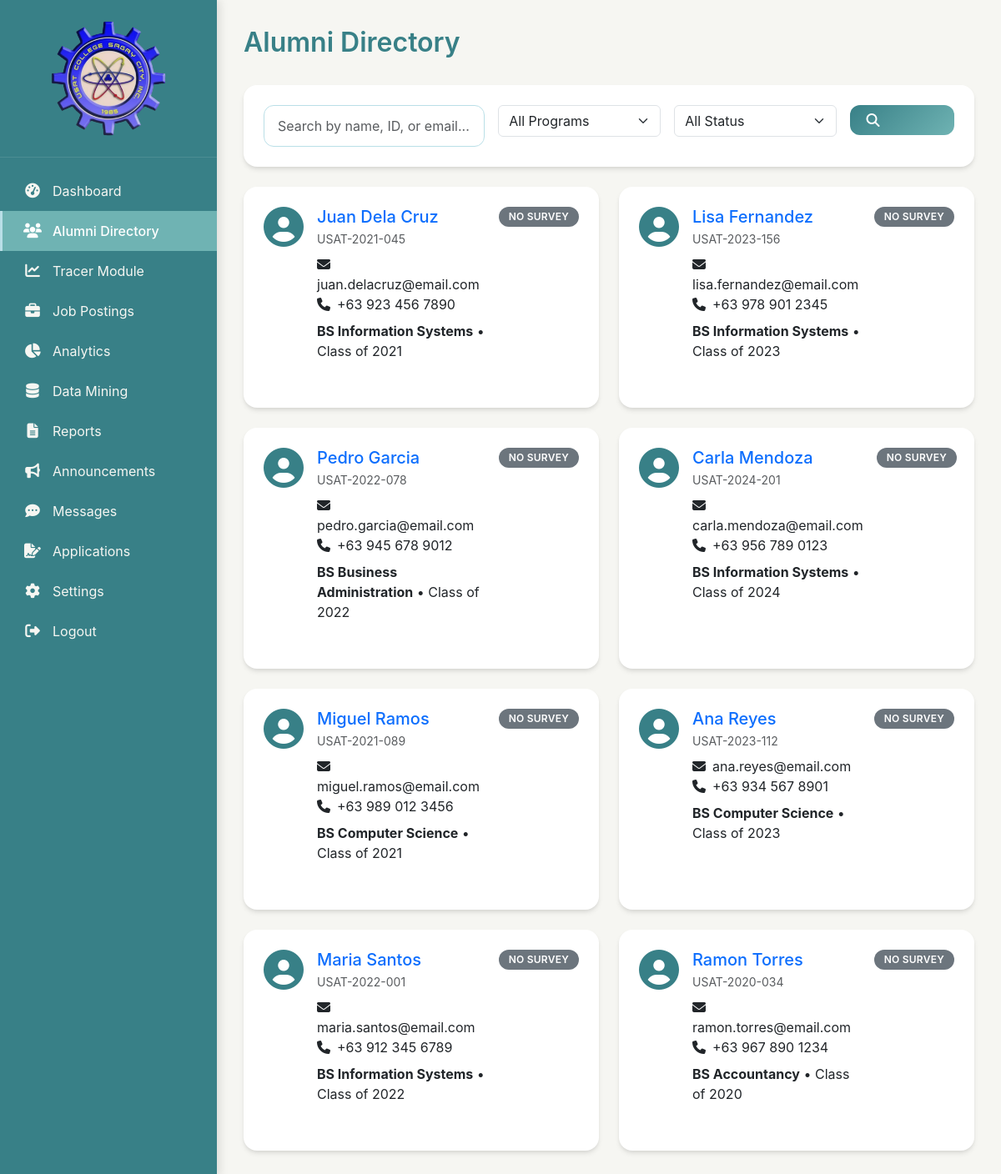
Screenshot of /admin/alumni_directory.php (signed in) with the database file from the repository.
### tables this page shows
CREATE TABLE alumni (
    id INT AUTO_INCREMENT PRIMARY KEY,
    student_id VARCHAR(50) UNIQUE NOT NULL,
    first_name VARCHAR(50) NOT NULL,
    last_name VARCHAR(50) NOT NULL,
    program VARCHAR(100) NOT NULL,
    graduation_year INT NOT NULL,
    email VARCHAR(100) NOT NULL,
    phone VARCHAR(20),
    profile_pic VARCHAR(255) NULL,
    created_at TIMESTAMP DEFAULT CURRENT_TIMESTAMP
);

### admin/alumni_directory.php (the view, shortened to what this page needs)
<?php
require_once '../includes/admin_header.php';
$search = $_GET['search'] ?? '';
$page = (int)($_GET['page'] ?? 1);
$limit = 10;
$offset = ($page - 1) * $limit;
$where_sql = '';
$sql = "SELECT a.*,
               (SELECT is_employed FROM tracer_responses WHERE alumni_id = a.id ORDER BY response_date DESC LIMIT 1) as is_employed,
               (SELECT survey_data FROM tracer_responses WHERE alumni_id = a.id ORDER BY response_date DESC LIMIT 1) as survey_data,
               CASE
                   WHEN (SELECT is_employed FROM tracer_responses WHERE alumni_id = a.id ORDER BY response_date DESC LIMIT 1) = 1 THEN 'Employed'
                   WHEN (SELECT is_employed FROM tracer_responses WHERE alumni_id = a.id ORDER BY response_date DESC LIMIT 1) = 0 THEN 'Unemployed'
                   WHEN (SELECT is_employed FROM tracer_responses WHERE alumni_id = a.id ORDER BY response_date DESC LIMIT 1) = 2 THEN 'Self-Employed'
                   ELSE 'No Survey'
               END as employment_status
        FROM alumni a
        $where_sql
        ORDER BY a.last_name
        LIMIT ? OFFSET ?";
$stmt = $pdo->prepare($sql);
$param_index = 1;
$stmt->bindValue($param_index++, (int)$limit, PDO::PARAM_INT);
$stmt->bindValue($param_index++, (int)$offset, PDO::PARAM_INT);
$stmt->execute();
$alumni = $stmt->fetchAll();
?>
<div class="page-header">
    <h1>Alumni Directory</h1>
</div>
<div class="card mb-4">
    <div class="card-body">
        <form method="get" class="row g-3">
            <div class="col-md-4">
                <input type="text" name="search" class="form-control" placeholder="Search by name, ID, or email..." value="<?= htmlspecialchars($search) ?>">
            </div>
            <div class="col-md-3">
                <select name="program" class="form-select">
                    <option value="">All Programs</option>
                </select>
            </div>
            <div class="col-md-3">
                <select name="status" class="form-select">
                    <option value="">All Status</option>
                </select>
            </div>
            <div class="col-md-2">
                <button type="submit" class="btn btn-primary w-100"><i class="fas fa-search"></i></button>
            </div>
        </form>
    </div>
</div>
<div class="row g-4">
    <?php foreach ($alumni as $a): ?>
    <div class="col-md-6">
        <div class="card h-100">
            <div class="card-body">
                <div class="d-flex align-items-start gap-3">
                    <?php if ($a['profile_pic'] && file_exists('../' . $a['profile_pic'])): ?>
                        <img src="<?= SITE_URL ?>/<?= $a['profile_pic'] ?>" alt="Profile" class="rounded-circle" style="width: 60px; height: 60px; object-fit: cover;">
                    <?php else: ?>
                        <i class="fas fa-user-circle fa-3x" style="color: var(--primary);"></i>
                    <?php endif; ?>
                    <div class="flex-grow-1">
                        <h5 class="card-title mb-1">
                            <a href="view_alumni.php?id=<?= $a['id'] ?>" class="text-decoration-none"><?= htmlspecialchars($a['first_name'] . ' ' . $a['last_name']) ?></a>
                        </h5>
                        <p class="text-muted small mb-2"><?= $a['student_id'] ?></p>
                        <p class="mb-2"><i class="fas fa-envelope me-2"></i><?= $a['email'] ?><br><i class="fas fa-phone me-2"></i><?= $a['phone'] ?></p>
                        <p class="mb-2"><strong><?= $a['program'] ?></strong> • Class of <?= $a['graduation_year'] ?></p>
                    </div>
                    <span class="badge
                        <?= $a['employment_status'] == 'Employed' ? 'bg-success' : ($a['employment_status'] == 'Unemployed' ? 'bg-danger' : ($a['employment_status'] == 'Self-Employed' ? 'bg-info' : 'bg-secondary')) ?>">
                        <?= $a['employment_status'] ?>
                    </span>
                </div>
            </div>
        </div>
    </div>
    <?php endforeach; ?>
</div>
<?php include '../includes/footer.php'; ?>

### includes/admin_header.php (shortened to what this page needs)
<!DOCTYPE html>
<html lang="en">
<head>
    <link href="https://cdn.jsdelivr.net/npm/bootstrap@5.3.0/dist/css/bootstrap.min.css" rel="stylesheet">
    <link rel="stylesheet" href="https://cdnjs.cloudflare.com/ajax/libs/font-awesome/6.4.0/css/all.min.css">
    <link rel="stylesheet" href="<?= SITE_URL ?>/assets/css/style.css">
</head>
<body>
    <aside class="sidebar">
        <div class="sidebar-logo">
            <img src="<?= SITE_URL ?>/assets/img/usat-logo.jpg" alt="USAT">
        </div>
        <nav class="nav flex-column">
            <?php $current = basename($_SERVER['PHP_SELF']); ?>
            <a class="nav-link <?= $current == 'index.php' ? 'active' : '' ?>" href="index.php"><i class="fas fa-tachometer-alt"></i> Dashboard</a>
            <a class="nav-link <?= $current == 'alumni_directory.php' ? 'active' : '' ?>" href="alumni_directory.php"><i class="fas fa-users"></i> Alumni Directory</a>
            <a class="nav-link <?= strpos($current, 'tracer_module') !== false ? 'active' : '' ?>" href="tracer_module.php"><i class="fas fa-chart-line"></i> Tracer Module</a>
            <a class="nav-link <?= $current == 'job_postings.php' ? 'active' : '' ?>" href="job_postings.php"><i class="fas fa-briefcase"></i> Job Postings</a>
            <a class="nav-link <?= $current == 'analytics.php' ? 'active' : '' ?>" href="analytics.php"><i class="fas fa-chart-pie"></i> Analytics</a>
            <a class="nav-link <?= $current == 'data_mining.php' ? 'active' : '' ?>" href="data_mining.php"><i class="fas fa-database"></i> Data Mining</a>
            <a class="nav-link <?= $current == 'reports.php' ? 'active' : '' ?>" href="reports.php"><i class="fas fa-file-alt"></i> Reports</a>
            <a class="nav-link <?= $current == 'announcements.php' ? 'active' : '' ?>" href="announcements.php"><i class="fas fa-bullhorn"></i> Announcements</a>
            <a class="nav-link <?= $current == 'send_messages.php' ? 'active' : '' ?>" href="send_messages.php"><i class="fas fa-comment-dots"></i> Messages</a>
            <a class="nav-link <?= $current == 'applications.php' ? 'active' : '' ?>" href="applications.php"><i class="fas fa-file-signature"></i> Applications</a>
            <a class="nav-link <?= $current == 'settings.php' ? 'active' : '' ?>" href="settings.php"><i class="fas fa-cog"></i> Settings</a>
            <a class="nav-link" href="../logout.php"><i class="fas fa-sign-out-alt"></i> Logout</a>
        </nav>
    </aside>
    <main class="main-content">

### includes/footer.php (shortened to what this page needs)
</body>
</html>

### assets/css/style.css (style rules this page uses)
:root { --primary: #388087; --primary-light: #6FB3B3; --primary-dark: #2a6b6b; --accent: #6FB3B3; --accent-light: #BADFE7; --accent-dark: #388087; --success: #C2EDCE; --warning: #BADFE7; --danger: #388087; --info: #BADFE7; --dark: #1f4f4f; --light: #F6F6F2; --gray: #88a8a8; --border: #BADFE7; --sidebar-bg: #388087; --sidebar-text: #F6F6F2; --sidebar-hover: #6FB3B3; --card-bg: #FFFFFF; --body-bg: #F6F6F2; }
* { margin: 0; padding: 0; box-sizing: border-box; }
body { background-color: var(--body-bg); font-family: 'Inter', -apple-system, BlinkMacSystemFont, 'Segoe UI', Roboto, sans-serif; line-height: 1.5; color: var(--dark); }
.sidebar { position: fixed; top: 0; left: 0; bottom: 0; width: 260px; background: var(--sidebar-bg); color: var(--sidebar-text); z-index: 1000; transition: all 0.3s; box-shadow: 4px 0 10px rgba(0,0,0,0.1); overflow-y: auto; }
.sidebar-logo { padding: 1.5rem 1rem; text-align: center; border-bottom: 1px solid rgba(255,255,255,0.1); margin-bottom: 1rem; }
.sidebar-logo img { max-width: 140px; height: auto; opacity: 0.9; }
.sidebar .nav-link { display: flex; align-items: center; gap: 0.75rem; padding: 0.75rem 1.5rem; color: var(--sidebar-text); text-decoration: none; transition: all 0.2s; border-left: 3px solid transparent; }
.sidebar .nav-link i { width: 1.5rem; font-size: 1.1rem; text-align: center; }
.sidebar .nav-link.active { background: var(--sidebar-hover); color: #fff; border-left-color: var(--accent-light); font-weight: 500; }
.main-content { margin-left: 260px; padding: 2rem; min-height: 100vh; background: var(--body-bg); }
.page-header { display: flex; justify-content: space-between; align-items: center; margin-bottom: 2rem; }
.page-header h1 { font-size: 2rem; font-weight: 600; color: var(--primary); margin: 0; }
.card { background: var(--card-bg); border: none; border-radius: 1rem; box-shadow: 0 4px 6px -1px rgba(0,0,0,0.1), 0 2px 4px -1px rgba(0,0,0,0.06); transition: transform 0.2s, box-shadow 0.2s; margin-bottom: 1.5rem; overflow: hidden; }
.card-body { padding: 1.5rem; }
.btn { display: inline-flex; align-items: center; gap: 0.5rem; padding: 0.6rem 1.2rem; border-radius: 0.75rem; font-weight: 500; border: none; cursor: pointer; transition: all 0.2s; text-decoration: none; }
.btn-primary { background: linear-gradient(135deg, var(--primary), var(--primary-light)); color: white; }
.form-control { width: 100%; padding: 0.75rem 1rem; border: 1px solid var(--border); border-radius: 0.75rem; font-size: 1rem; transition: border-color 0.2s, box-shadow 0.2s; }
.badge { display: inline-block; padding: 0.35rem 0.75rem; border-radius: 2rem; font-size: 0.75rem; font-weight: 600; text-transform: uppercase; letter-spacing: 0.02em; }

### rows the page displays
alumni: first_name+last_name "Juan Dela Cruz", student "USAT-2021-045", email "juan.delacruz@email.com", phone "+63 923 456 7890", program "BS Information Systems", graduation_year "2021", employment_status "NO SURVEY"
alumni: first_name+last_name "Lisa Fernandez", student "USAT-2023-156", email "lisa.fernandez@email.com", phone "+63 978 901 2345", program "BS Information Systems", graduation_year "2023", employment_status "NO SURVEY"
alumni: first_name+last_name "Pedro Garcia", student "USAT-2022-078", email "pedro.garcia@email.com", phone "+63 945 678 9012", program "BS Business Administration", graduation_year "2022", employment_status "NO SURVEY"
alumni: first_name+last_name "Carla Mendoza", student "USAT-2024-201", email "carla.mendoza@email.com", phone "+63 956 789 0123", program "BS Information Systems", graduation_year "2024", employment_status "NO SURVEY"
alumni: first_name+last_name "Miguel Ramos", student "USAT-2021-089", email "miguel.ramos@email.com", phone "+63 989 012 3456", program "BS Computer Science", graduation_year "2021", employment_status "NO SURVEY"
alumni: first_name+last_name "Ana Reyes", student "USAT-2023-112", email "ana.reyes@email.com", phone "+63 934 567 8901", program "BS Computer Science", graduation_year "2023", employment_status "NO SURVEY"
alumni: first_name+last_name "Maria Santos", student "USAT-2022-001", email "maria.santos@email.com", phone "+63 912 345 6789", program "BS Information Systems", graduation_year "2022", employment_status "NO SURVEY"
alumni: first_name+last_name "Ramon Torres", student "USAT-2020-034", email "ramon.torres@email.com", phone "+63 967 890 1234", program "BS Accountancy", graduation_year "2020", employment_status "NO SURVEY"
